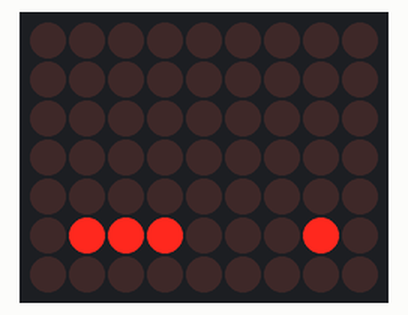
Bench run of a sketch on a simulated Arduino Uno, built with avr-gcc and run on an emulated ATmega328P. Parts: 9×7 LED matrix. Wiring (inferred from the names in the program): LED matrix (orientation assumed): rows pin 2, pin 12, pin 15, pin 11, pin 7, pin 4, pin 3; columns pin 5, pin 6, pin 8, pin 9, pin 10, pin 13, pin 14, pin 16, pin 17.

Above: at 0.17 s.

The sketch:

Exercise3_2.ino
```cpp
/*
  Matrix
  LED-Matrix displaying a little animation

  This example is part of the Fritzing Creator Kit: www.fritzing.org/creator-kit.
*/

// pin order for Arduino UNO
int rowPins[8] = {9,3,2,12,15,11,7,6};      // matrix rows connected to the Arduino
int colPins[8] = {13,8,17,10,5,16,4,14};   // matrix columns connected to the Arduino


// pin order for Arduino MEGA
// int rowPins[8] = {9,3,2,12,55,11,7,6};       // matrix rows connected to the Arduino
// int colPins[8] = {13,8,57,10,5,56,4,54};    // matrix columns connected to the Arduino

int imageNr=0;                                 // stores what image is currently displayed

long timer=0;                                  // timer variable
int timeOut=200;                               // time an image should be displayed (ms)

int image[2][8][8]={{                          // the first image displayed on the matrix

{0,1,0,0,0,0,1,0},
{1,1,1,0,0,1,1,1},
{0,1,0,0,0,0,1,0},
{0,0,0,1,1,0,0,0},
{0,0,0,1,1,0,0,0},
{1,0,0,0,0,0,0,1},
{0,1,1,1,1,1,1,0},
{0,0,1,1,1,1,0,0}

},{                                            // the second image displayed on the matrix

{1,0,1,0,0,1,0,1},
{0,1,0,0,0,0,1,0},
{1,0,1,0,0,1,0,1},
{0,0,0,1,1,0,0,0},
{0,0,0,1,1,0,0,0},
{1,0,0,0,0,0,0,1},
{0,1,1,1,1,1,1,0},
{0,0,1,1,1,1,0,0}

}
};

void setup(){
  for (int i=0; i<8; i++){                       // all pins are declared as outputs
    pinMode(rowPins[i],OUTPUT);
    pinMode(colPins[i],OUTPUT);
  }
}

void loop(){
  if (timer+timeOut<millis()){                   // if timer variable plus timeOut smaller than current time
    timer=millis();                              // restart timer
    if (imageNr==0) imageNr=1;                   // if image 0 was displayed, display image 1
    else imageNr=0;                              // if image 1 was displayed, display image 0
  }
  for (int y=0; y<8; y++){                       // rowwise
    for (int x=0; x<8; x++){                     // check all entries of the array from left to right
      if (image[imageNr][x][y]==1){              // is the entry 1
        digitalWrite(colPins[x],HIGH);           // switch on column pin
      } else {                                   // else
        digitalWrite(colPins[x],LOW);            // switch it off
      }
    }
    digitalWrite(rowPins[y],LOW);                // switch the row pin to LOW (because it is the cathode of the LED; LOW menas ON)
    delayMicroseconds(100);                      // stop the program for 100 milliseconds
    digitalWrite(rowPins[y],HIGH);               // switch the row pin to HIGH (this means OFF)
  }
}
```
